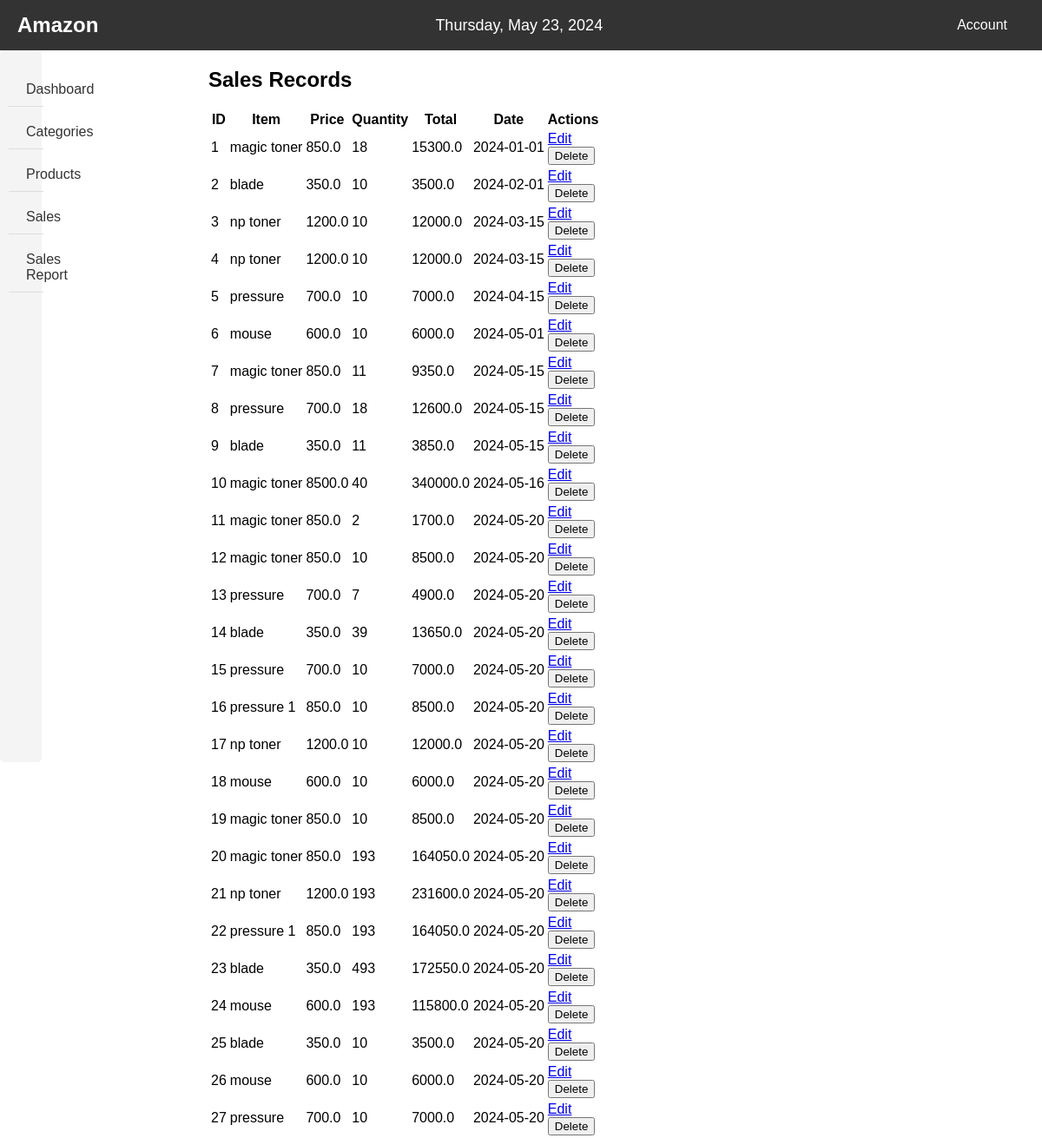
/view_sales, run on an earlier commit of the app's database.
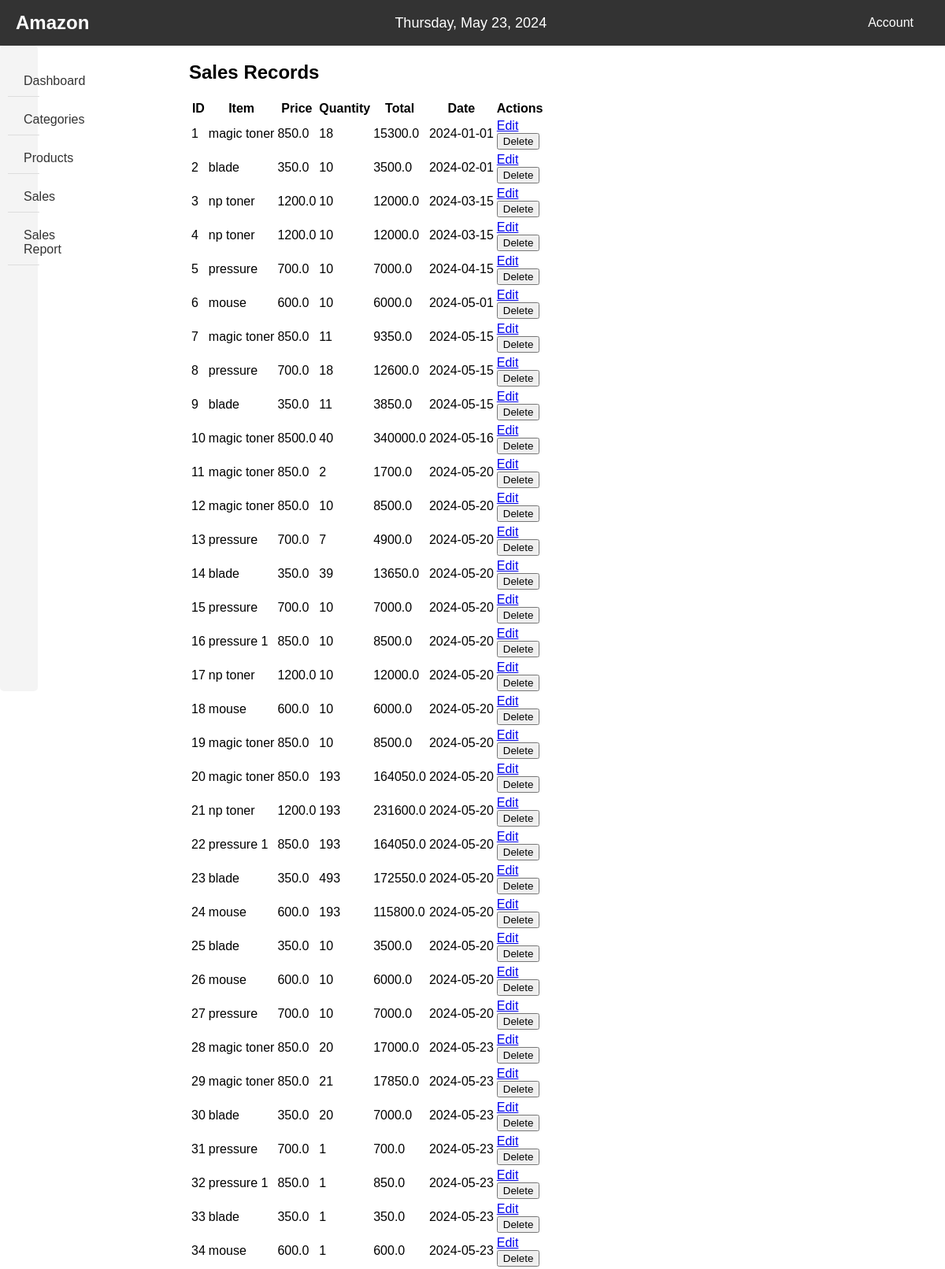
And on a later commit of the database.
### app.py (models this page shows, shortened)
class Sale(db.Model):
    id = db.Column(db.Integer, primary_key=True)
    item = db.Column(db.String(100), nullable=False)
    price = db.Column(db.Float, nullable=False)
    quantity = db.Column(db.Integer, nullable=False)
    total = db.Column(db.Float, nullable=False)
    date = db.Column(db.Date, nullable=False)
    product_id = db.Column(db.Integer, db.ForeignKey('product.id'))  # Add a foreign key to the Product model
    product = db.relationship('Product', backref=db.backref('sales', lazy=True))  # Establish a one-to-many relationship

### app.py (the view)
@app.route('/view_sales')
def view_sales():
    sales = Sale.query.all()
    return render_template('view_sales.html', sales=sales)

### templates/view_sales.html (shortened to what this page needs)
<!DOCTYPE html>
<html lang="en">
<head>
    <link rel="stylesheet" href="../static/css/view_sales.css">
</head>
<body>
    <header>
        <div class="header-left">
            <div class="logo">
                <h1>Amazon</h1>
            </div>
        </div>
        <div class="header-middle">
            <div class="date">
            </div>
        </div>
        <div class="header-right">
            <div class="dropdown">
                <button class="dropbtn">Account</button>
            </div>
        </div>
    </header>
    <main>
        <div class="sections-container">
            <aside>
                <nav class="section1">
                    <ul>
                        <li><a href="{{ url_for('admin_dashboard') }}">Dashboard</a></li>
                        <li class="dropdown" id="categoriesDropdown">
                            <a href="#">Categories</a>
                        </li>
                        <li class="dropdown">
                            <a href="#">Products</a>
                        </li>
                        <li class="dropdown">
                            <a href="#">Sales</a>
                        </li>
                        <li class="dropdown">
                            <a href="#">Sales Report</a>
                        </li>
                    </ul>
                </nav>
            </aside>
            <article>
                <h1>Sales Records</h1>
                <table>
                    <thead>
                        <tr>
                            <th>ID</th>
                            <th>Item</th>
                            <th>Price</th>
                            <th>Quantity</th>
                            <th>Total</th>
                            <th>Date</th>
                            <th>Actions</th>
                        </tr>
                    </thead>
                    <tbody>
                        {% for sale in sales %}
                        <tr>
                            <td>{{ sale.id }}</td>
                            <td>{{ sale.item }}</td>
                            <td>{{ sale.price }}</td>
                            <td>{{ sale.quantity }}</td>
                            <td>{{ sale.total }}</td>
                            <td>{{ sale.date }}</td>
                            <td>
                                <a href="{{ url_for('edit_sale', id=sale.id) }}">Edit</a>
                                <form action="{{ url_for('delete_sale', id=sale.id) }}" method="POST">
                                    <button type="submit" onclick="return confirm('Are you sure you want to delete this sale record?')">Delete</button>
                                </form>
                            </td>
                        </tr>
                        {% endfor %}
                    </tbody>
                </table>
            </article>
        </div>
    </main>
</body>
</html>

### static/css/view_sales.css (style rules this page uses)
body { font-family: Arial, sans-serif; margin: 0; padding: 0; }
header { background-color: #333; color: #fff; padding: 10px 20px; display: flex; justify-content: space-between; align-items: center; }
.logo h1 { margin: 0; padding: 0; font-size: 24px; }
.header-middle { flex-grow: 1; text-align: center; }
.date { margin: 0; padding: 0; font-size: 18px; }
.dropdown { position: relative; display: inline-block; }
.dropbtn { background-color: #333; color: white; padding: 10px 20px; font-size: 16px; border: none; cursor: pointer; }
nav { background-color: #f4f4f4; padding: 10px; border-radius: 5px; width: calc(20% - 20px); min-height: 100vh; margin-right: 20px; }
nav ul { list-style-type: none; padding: 0; display: flex; flex-direction: column; }
nav ul li { margin-bottom: 10px; padding: 10px 20px; border-bottom: 1px solid #ddd; }
nav ul li a { text-decoration: none; color: #333; }
.sections-container { display: flex; }
aside { width: 20%; }
article { width: 80%; }

What changed in the data, as far as the page shows it:
added Sale: id "28", item "magic toner", price "850.0", quantity "20", total "17000.0", date "2024-05-23"
added Sale: id "29", item "magic toner", price "850.0", quantity "21", total "17850.0", date "2024-05-23"
added Sale: id "30", item "blade", price "350.0", quantity "20", total "7000.0", date "2024-05-23"
added Sale: id "31", item "pressure", price "700.0", quantity "1", total "700.0", date "2024-05-23"
added Sale: id "32", item "pressure 1", price "850.0", quantity "1", total "850.0", date "2024-05-23"
added Sale: id "33", item "blade", price "350.0", quantity "1", total "350.0", date "2024-05-23"
added Sale: id "34", item "mouse", price "600.0", quantity "1", total "600.0", date "2024-05-23"
